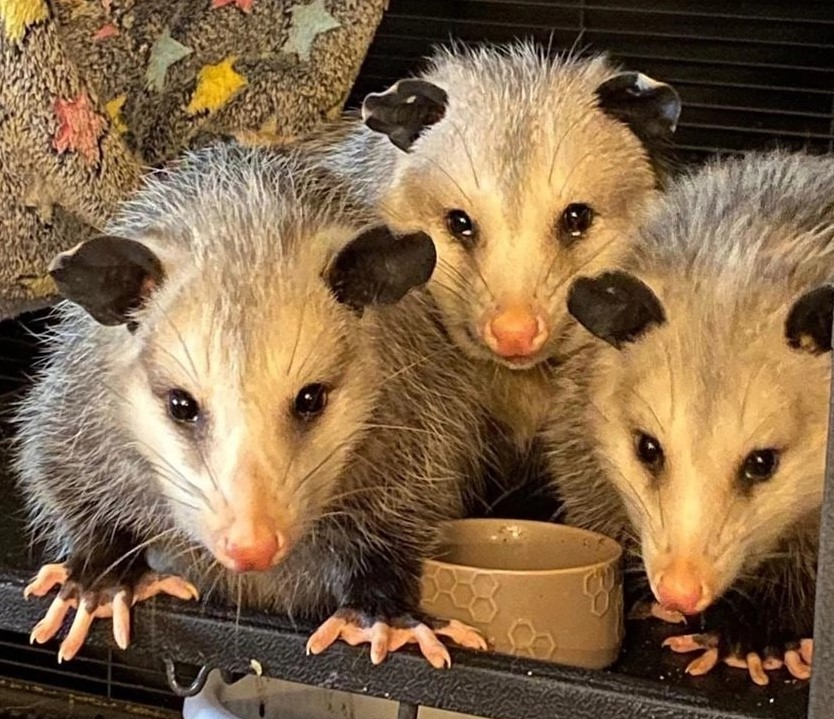
#> input picture LW4/img.png, 834 x 719 px, found by its file name
$ python main.py   (older library calls are emulated)
#> lines starting #> are read from the running program, lines starting #| are printed output that depends on the picture
import cv2
import numpy as np


# Task 1
def read_and_preprocess_image(file_path):
    # Read the image
    image = cv2.imread(file_path)
#> image is the input picture: shape (719, 834, 3); mean B, G, R 74.2, 104.1, 131.3

    # Convert to black and white
    bw_image = cv2.cvtColor(image, cv2.COLOR_BGR2GRAY)
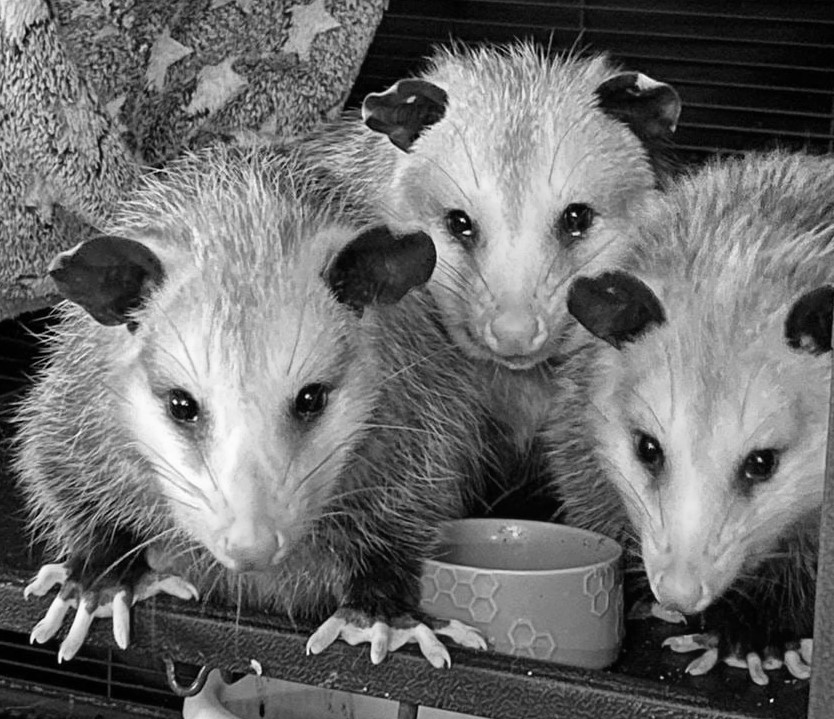
#> bw_image: shape (719, 834); min 0, max 254, mean 108.8

    # Display the original and preprocessed images
    # cv2.imshow("Original Image", image)
    cv2.imshow("Preprocessed Image", bw_image)

    # Apply Gaussian blur
    blurred_image = cv2.GaussianBlur(bw_image, (5, 5), 0.5)

    # Display the blurred image
    cv2.imshow("Blurred Image", blurred_image)
    cv2.waitKey(0)
    cv2.destroyAllWindows()

    return blurred_image


# Task 2
def calculate_gradients(image):
    gradient_x = cv2.Sobel(image, cv2.CV_64F, 1, 0, ksize=3)
    gradient_y = cv2.Sobel(image, cv2.CV_64F, 0, 1, ksize=3)
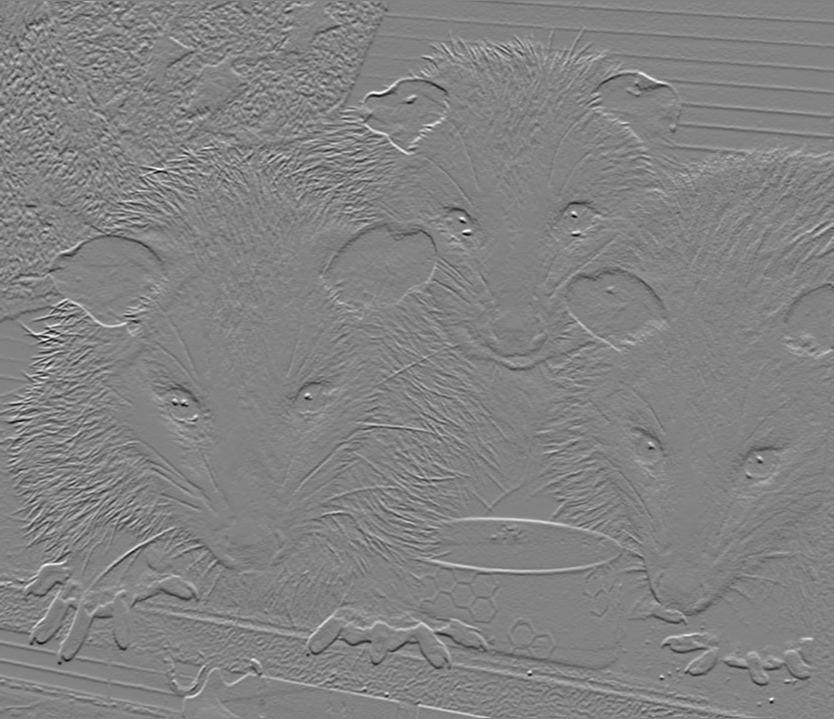
#> gradient_y: shape (719, 834) float64; min -724, max 687, mean 0.2; drawn with min black and max white

    gradient_magnitude = np.sqrt(gradient_x ** 2 + gradient_y ** 2)
    gradient_angle = np.arctan2(gradient_y, gradient_x) * (180 / np.pi)
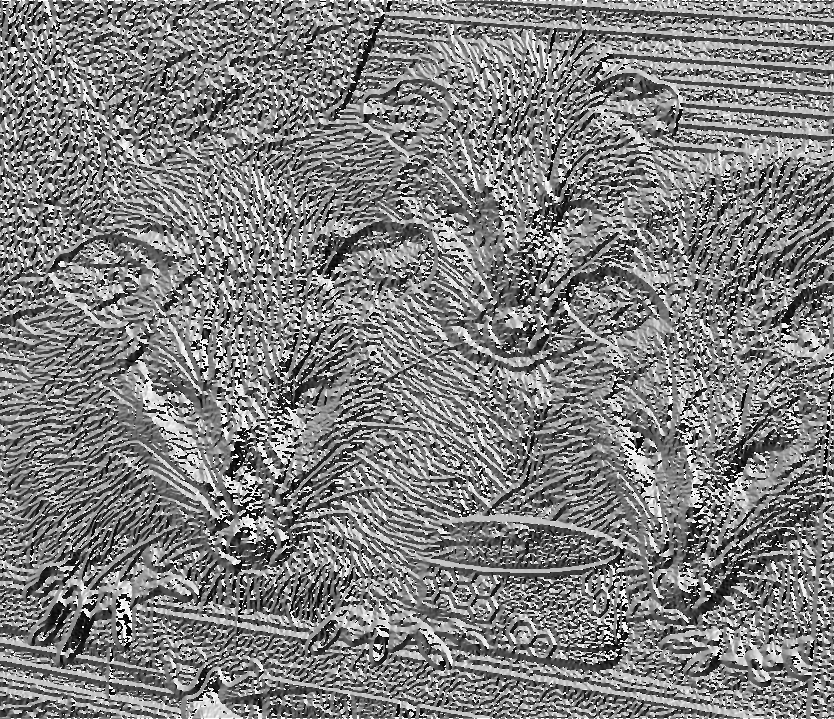
#> gradient_angle: shape (719, 834) float64; min -179.8, max 180, mean 0.3; drawn with min black and max white

    print(gradient_magnitude)
#> (printed output is left out)
    print()
    print(gradient_angle)
#> (printed output is left out)
    return gradient_magnitude, gradient_angle
# Task 3
def non_maximum_suppression(magnitude, angle):
    # Suppress non-maximums
    rows, cols = magnitude.shape
#> rows = 719; cols = 834
    result_image = np.zeros_like(magnitude)
    print(angle)
#> (printed output is left out)

    for i in range(1, rows - 1):
        for j in range(1, cols - 1):
            angle_val = angle[i, j]

            # Declare neighbors before if-else statements
            neighbors = []

            if (0 <= angle_val < 22.5) or (337.5 <= angle_val <= 360):  # четко правый
                neighbors = [magnitude[i, j - 1], magnitude[i, j + 1]]
            elif 22.5 <= angle_val < 67.5:  # правый верхний диагональный
                neighbors = [magnitude[i - 1, j - 1], magnitude[i + 1, j + 1]]
            elif 67.5 <= angle_val < 112.5:  # четко вверх
                neighbors = [magnitude[i - 1, j], magnitude[i + 1, j]]
            elif 112.5 <= angle_val < 157.5:  # левый верхний диагональный
                neighbors = [magnitude[i - 1, j + 1], magnitude[i + 1, j - 1]]
            elif 157.5 <= angle_val < 202.5:  # четко влево
                neighbors = [magnitude[i, j - 1], magnitude[i, j + 1]]
            elif 202.5 <= angle_val < 247.5:  # левый нижний диагональный
                neighbors = [magnitude[i - 1, j - 1], magnitude[i + 1, j + 1]]
            elif 247.5 <= angle_val < 292.5:  # четко вниз
                neighbors = [magnitude[i - 1, j], magnitude[i + 1, j]]
            elif 292.5 <= angle_val < 337.5:  # правый нижний диагональный
                neighbors = [magnitude[i - 1, j + 1], magnitude[i + 1, j - 1]]

            if len(neighbors) != 0:
                max_neighbor = max(neighbors)

                if magnitude[i, j] >= max_neighbor:
                    result_image[i, j] = magnitude[i, j]
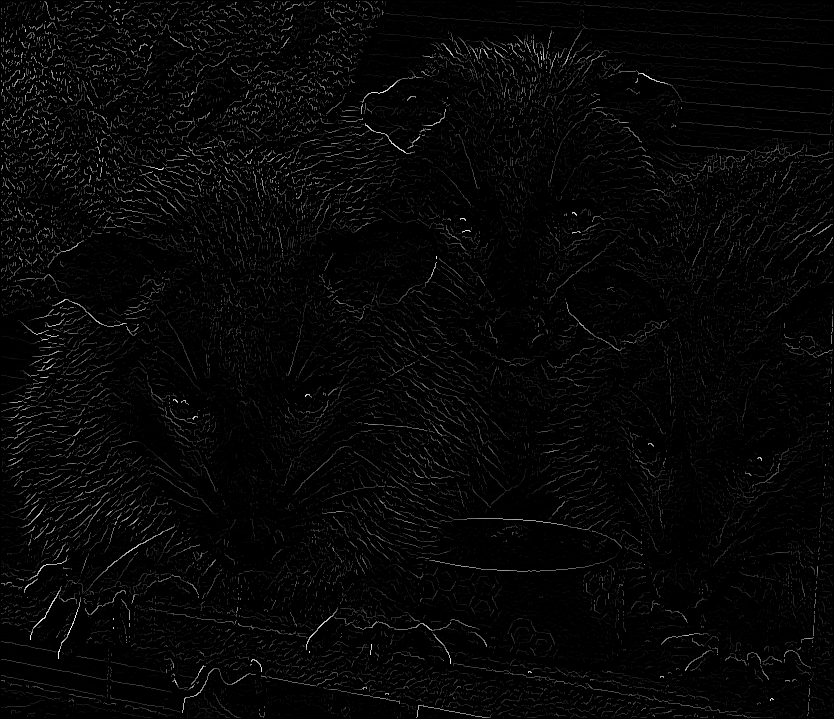
#> result_image: shape (719, 834) float64; min 0, max 749.7, mean 18.4; drawn with min black and max white

    # Display the resulting image
    cv2.imshow("Non-Maximum Suppression", result_image)
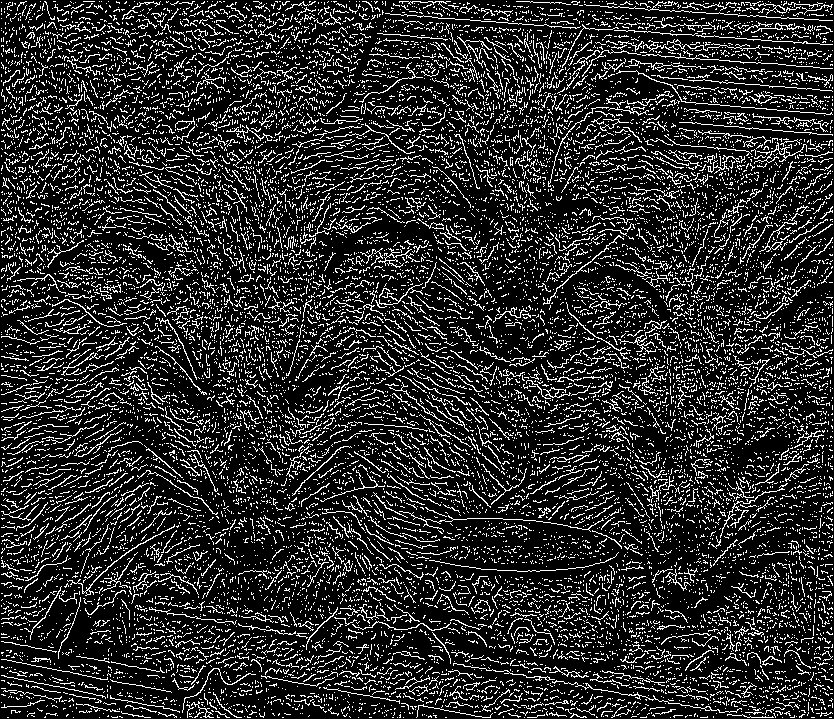
#> window 'Non-Maximum Suppression': shape (719, 834); 17.1% white in thin lines or dots
    cv2.waitKey(0)
    cv2.destroyAllWindows()

    return result_image


# Task 4
def double_thresholding(image, low_threshold, high_threshold):
    # Apply double thresholding
#> called with low_threshold = 30, high_threshold = 60
    edges = np.zeros_like(image)
    strong_edges = (image > high_threshold)
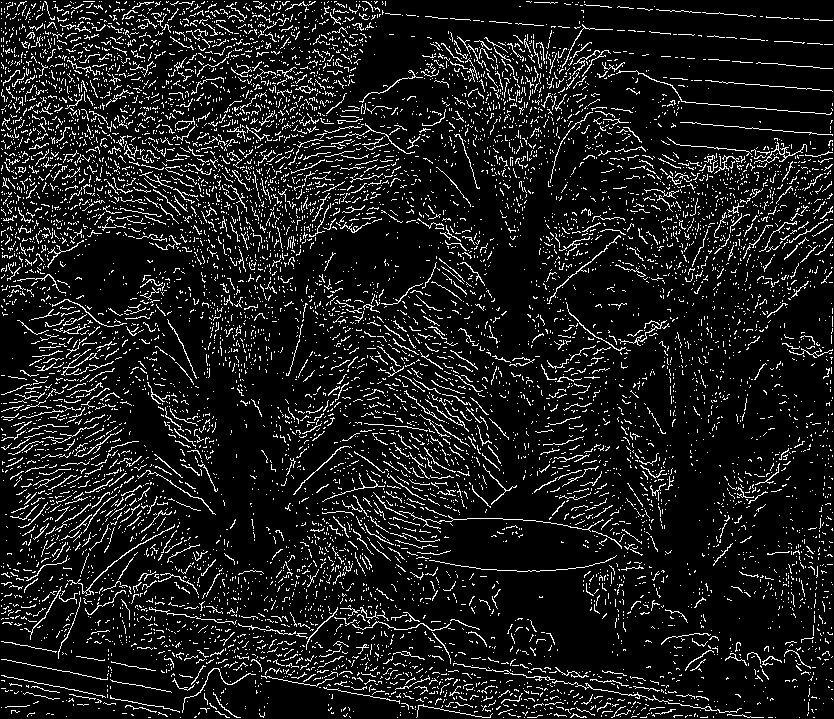
#> strong_edges: shape (719, 834) bool; 10.5% white in thin lines or dots
    weak_edges = (image >= low_threshold) & (image <= high_threshold)
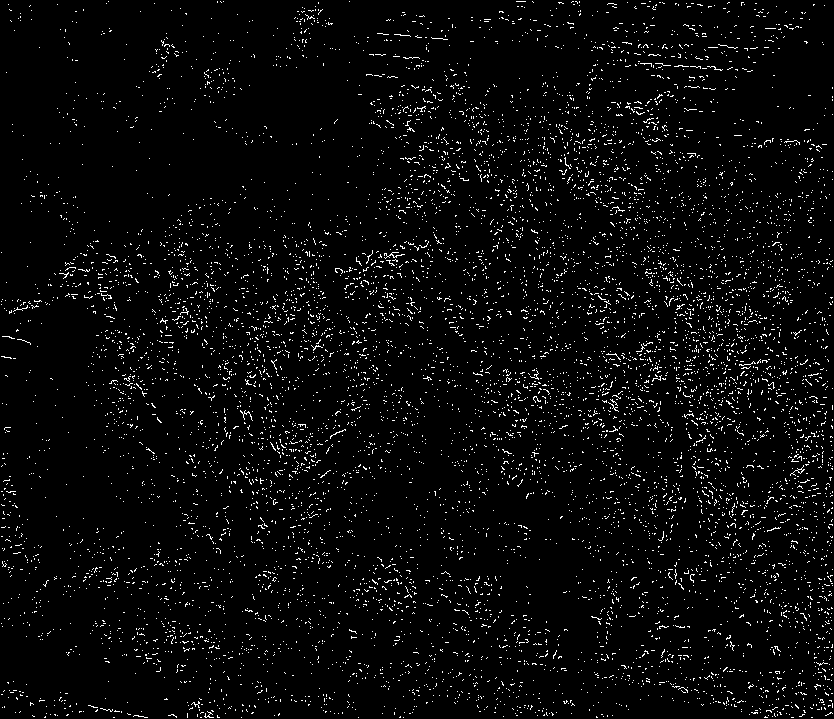
#> weak_edges: shape (719, 834) bool; 3.6% white in thin lines or dots

    edges[strong_edges] = 255
    edges[weak_edges] = 0  # You can adjust this value as needed

    # Display the resulting image after double thresholding
    cv2.imshow("Double Thresholding", edges)
    cv2.waitKey(0)
    cv2.destroyAllWindows()

    return edges


# Task 5
def perform_experiment(file_path):
    gradient_thresholds = (30, 60)

    # Task 1
    blurred_image = read_and_preprocess_image(file_path)

    # Task 2
    gradient_magnitude, gradient_angle = calculate_gradients(blurred_image)

    # Task 3
    suppressed_image = non_maximum_suppression(gradient_magnitude, gradient_angle)

    # Task 4
    result_image = double_thresholding(suppressed_image, *gradient_thresholds)
#> result_image: shape (719, 834) float64; 10.5% white in thin lines or dots


# Example usage:
image_file_path = "C:\Python_Project\DigitalMultimedia\LW4\img.png"
perform_experiment(image_file_path)
